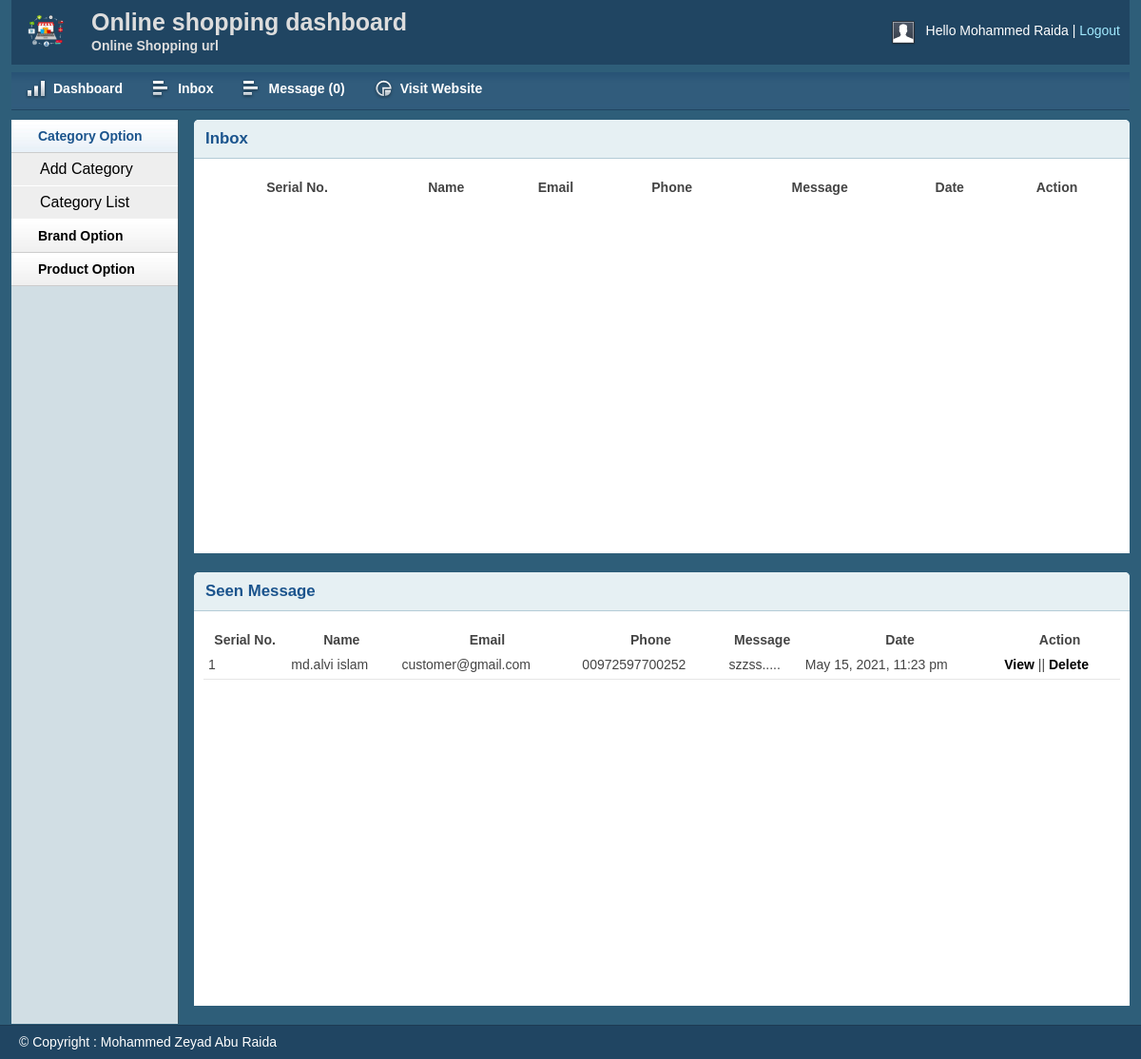
The app's page /admin/message.php (signed in) with its own data.
### tables this page shows
CREATE TABLE `tbl_contact` (
  `id` int(11) NOT NULL,
  `name` varchar(255) NOT NULL,
  `email` varchar(255) NOT NULL,
  `contact` varchar(255) NOT NULL,
  `message` text NOT NULL,
  `status` int(11) NOT NULL DEFAULT '0',
  `date` timestamp NOT NULL DEFAULT CURRENT_TIMESTAMP
);

### lib/Database.php (called while the page is built, shortened)
<?php
Class Database{
 public $host   = DB_HOST;
 public $user   = DB_USER;
 public $pass   = DB_PASS;
 public $dbname = DB_NAME;
 public $link;
private function connectDB(){
 $this->link = new mysqli($this->host, $this->user, $this->pass,
  $this->dbname);
 }
public function select($query){
  $result = $this->link->query($query) or
   die($this->link->error.__LINE__);
  if($result->num_rows > 0){
    return $result;
  } else {
    return false;
  }
 }
}

### helpers/Formate.php (called while the page is built, shortened)
<?php
class Format{
 public function formatDate($date){
  return date('F j, Y, g:i a', strtotime($date));
 }
 public function textShorten($text, $limit = 400){
  $text = $text. " ";
  $text = substr($text, 0, $limit);
  $text = substr($text, 0, strrpos($text, ' '));
  $text = $text.".....";
  return $text;
 }
}
?>

### admin/message.php (the view, shortened to what this page needs)
<?php include 'inc/header.php'; ?>
<?php include 'inc/sidebar.php'; ?>
        <div class="grid_10">
            <div class="box round first grid">
                <h2>Inbox</h2>
                <div class="block">
                    <table class="data display datatable" id="example">
					<thead>
						<tr>
							<th>Serial No.</th>
							<th>Name</th>
							<th>Email</th>
							<th>Phone</th>
							<th>Message</th>
							<th>Date</th>
							<th>Action</th>
						</tr>
					</thead>
				</table>
               </div>
            </div>
             <div class="box round first grid">
                <h2>Seen Message</h2>
                <div class="block">
                    <table class="data display datatable" id="example">
					<thead>
						<tr>
							<th>Serial No.</th>
							<th>Name</th>
							<th>Email</th>
							<th>Phone</th>
							<th>Message</th>
							<th>Date</th>
							<th>Action</th>
						</tr>
					</thead>
					<tbody>
			<?php
			$query = "select * from tbl_contact where status='1' order by id desc";
			$msg = $db->select($query);
			if ($msg) {
			$i=0;
			while ($result = $msg->fetch_assoc()) {
			   $i++;
           ?>
		<tr class="odd gradeX">
			<td><?php echo $i;?></td>
			<td><?php echo $result['name'];?></td>
			<td><?php echo $result['email'];?></td>
			<td><?php echo $result['contact'];?></td>
			<td><?php echo $fm->textShorten($result['message'],30);?></td>
			<td><?php echo $fm->formatDate($result['date']);?></td>
			<td>
				<a href="viewmsg.php?msgid=<?php echo $result['id'];?>">View</a> ||
				<a onclick="return confirm('Are you sure to Delete!');" href="?delid=<?php echo $result['id'];?>">Delete</a>
			</td>
		</tr>
						<?php } } ?>
					</tbody>
				</table>
               </div>
            </div>
        </div>
 <?php include 'inc/footer.php'; ?>

### admin/css/text.css (style rules this page uses)
body { font: 13px/1.5 Tahoma, Helvetica, Arial, 'Liberation Sans', FreeSans, sans-serif; }
h2 { font-size: 23px; }
p, dl, hr, h1, h2, h3, h4, h5, h6, ol, ul, pre, table, address, fieldset { margin-bottom: 20px; }

### admin/css/grid.css (style rules this page uses)
.grid_1, .grid_2, .grid_3, .grid_4, .grid_5, .grid_6, .grid_7, .grid_8, .grid_9, .grid_10, .grid_11, .grid_12, .grid_13, .grid_14, .grid_15, .grid_16 { display: inline; float: left; margin-left: 1%; margin-right: 1%; }
.container_12 .grid_10 { width: 81.333%; }

### admin/css/layout.css (style rules this page uses)
body { background: #fff none repeat scroll 0 0; color: #444; font-size: 14px; padding: 0; }
a { color: #000; font-weight: bold; text-decoration: none; }
h1, h2, h3, h4, h5, h6 { line-height: 1.2em; margin-bottom: 0.3em; }
h2 { margin-top: 1em; }
.box { background: #fff; margin-bottom: 20px; padding: 10px 10px 10px 10px; margin-left: -8px; }
.box.grid { padding-bottom: 40px; }
.box.round { -moz-border-radius: 5px 5px 0px 0px; -webkit-border-radius: 5px 5px 0px 0px; border-radius: 5px 5px 0px 0px; }
.box h2 { font-size: 1.2em; font-weight: bold; color: #1b548d; background: #e6f0f3; margin: -10px -10px 0 -10px; padding: 10px 12px; border-bottom: 1px solid #b3cbd6; -moz-border-radius: 5px 5px 0px 0px; -webkit-border-radius: 5px 5px 0px 0px; border-radius: 5px 5px 0px 0px; }
.box.first { min-height: 406px; }
.block { padding-top: 20px; }
.block { padding-bottom: 1px; }
table.display { margin: 0 auto; clear: both; width: 100%; }
tr.odd { height: 30px; line-height: 30px; border-bottom: 1px solid #e6e6e6; }
tr.odd td, tr.even td { padding-left: 5px; }

### records on screen
tbl_contact: name "md.alvi islam", email "customer@gmail.com", contact "00972597700252", message "szzss.....", date "May 15, 2021, 11:23 pm"

### other values on screen
Session::get('adminName') "Mohammed Raida"
